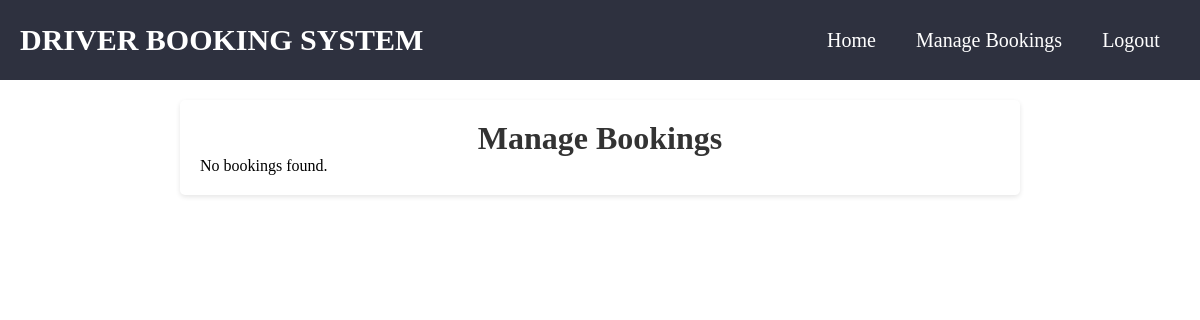
The app's page /managebookings.php (signed in), older data.
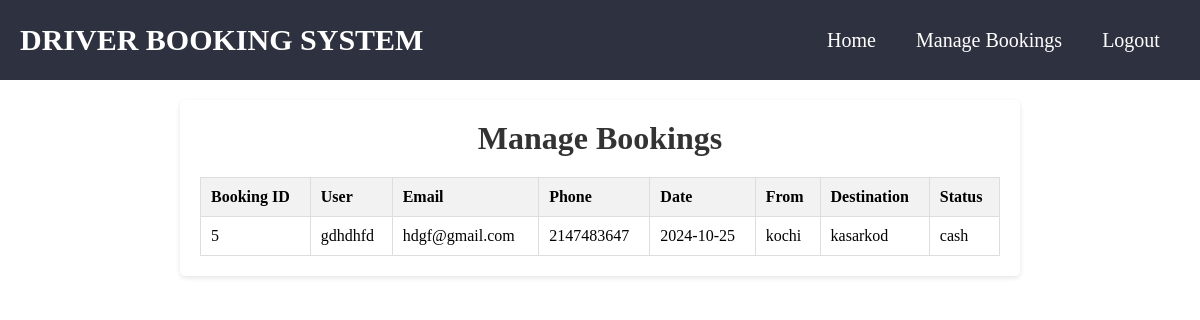
The same page, newer data.
### tables this page shows
CREATE TABLE `bookings` (
  `booking_id` int(11) NOT NULL,
  `user_id` int(11) NOT NULL,
  `driver_id` int(11) NOT NULL,
  `from_place` varchar(255) NOT NULL,
  `destination` varchar(255) NOT NULL,
  `booking_date` date NOT NULL,
  `created_at` timestamp NOT NULL DEFAULT current_timestamp(),
  `payment_status` enum('cash','done') NOT NULL
);

CREATE TABLE `users` (
  `username` varchar(50) NOT NULL,
  `phno` varchar(22) NOT NULL,
  `email` varchar(40) NOT NULL,
  `pwd` varchar(30) NOT NULL,
  `user_type` varchar(25) NOT NULL,
  `user_id` int(10) NOT NULL,
  `district` varchar(50) NOT NULL
);

### managebookings.php (the view, shortened to what this page needs)
<?php
$conn = mysqli_connect("localhost", "root", "", "driver_booking_system");
$driver_id = $_SESSION['driver_id'] ?? null;
$bookings = [];
if ($driver_id) {
    $booking_sql = "SELECT b.*, u.username, u.email, u.phno FROM bookings b
                    JOIN users u ON b.user_id = u.user_id
                    WHERE b.driver_id = '$driver_id'";
    $booking_result = mysqli_query($conn, $booking_sql);
    if ($booking_result && mysqli_num_rows($booking_result) > 0) {
        while ($row = mysqli_fetch_assoc($booking_result)) {
            $bookings[] = $row;
        }
    }
}
?>
<!DOCTYPE html>
<html>
<head>
    <link rel="stylesheet" href="managebooking.css">
</head>
<body>
<nav class="nanbar">
    <div class="navbar">
        <h2 class="hdng">DRIVER BOOKING SYSTEM</h2>
        <div class="link">
            <a href="staffdashboard.php">Home</a>
            <a href="managebookings.php">Manage Bookings</a>
            <a href="logout.php">Logout</a>
        </div>
    </div>
</nav>
<div class="container">
    <h1>Manage Bookings</h1>
    <?php if ($bookings): ?>
        <table>
            <thead>
                <tr>
                    <th>Booking ID</th>
                    <th>User</th>
                    <th>Email</th>
                    <th>Phone</th>
                    <th>Date</th>
                    <th>From</th>
                    <th>Destination</th>
                    <th>Status</th>
                </tr>
            </thead>
            <tbody>
                <?php foreach ($bookings as $booking): ?>
                    <tr>
                        <td><?php echo htmlspecialchars($booking['booking_id']); ?></td>
                        <td><?php echo htmlspecialchars($booking['username']); ?></td>
                        <td><?php echo htmlspecialchars($booking['email']); ?></td>
                        <td><?php echo htmlspecialchars($booking['phno']); ?></td>
                        <td><?php echo htmlspecialchars($booking['booking_date']); ?></td>
                        <td><?php echo htmlspecialchars($booking['from_place']); ?></td>
                        <td><?php echo htmlspecialchars($booking['destination']); ?></td>
                        <td><?php echo htmlspecialchars($booking['payment_status']); ?></td>
                    </tr>
                <?php endforeach; ?>
            </tbody>
        </table>
    <?php else: ?>
        <p>No bookings found.</p>
    <?php endif; ?>
</div>
</body>
</html>

### managebooking.css (style rules this page uses)
* { margin: 0; padding: 0; }
.nanbar { width: 100%; height: 80px; background-color:rgba(1, 4, 21, 0.821); display: flex; justify-content: center; align-items: center; }
.navbar { width: 100%; height: 80px; display: flex; justify-content: space-between; align-items: center; padding-left: 20px; }
.hdng { font-size: 30px; color: white; }
.link { width: 35%; height: 80px; display: flex; justify-content: space-evenly; align-items: center; padding-left: 35px; }
.link a { text-decoration: none; font-family: bold; color: rgb(255, 255, 255); }
a { text-decoration: none; font-family: bold; color: rgb(255, 255, 255); font-size: 20px; }
.container { max-width: 800px; margin: 20px auto; padding: 20px; background-color: #fff; border-radius: 5px; box-shadow: 0 2px 5px rgba(0, 0, 0, 0.1); }
h1 { text-align: center; color: #333; }
table { width: 100%; border-collapse: collapse; margin-top: 20px; }
table, th, td { border: 1px solid #ddd; }
th, td { padding: 10px; text-align: left; }
th { background-color: #f2f2f2; }

Row changes from the older to the newer data that the page shows:
added bookings: booking_id "5", user.username "gdhdhfd", user.email "hdgf@gmail.com", user.phno "2147483647", booking_date "2024-10-25", from_place "kochi", destination "kasarkod", payment_status "cash"
Text that changed along with them:
text no longer shown: "No bookings found."
text now shown: "Booking ID User Email Phone Date From Destination Status"
